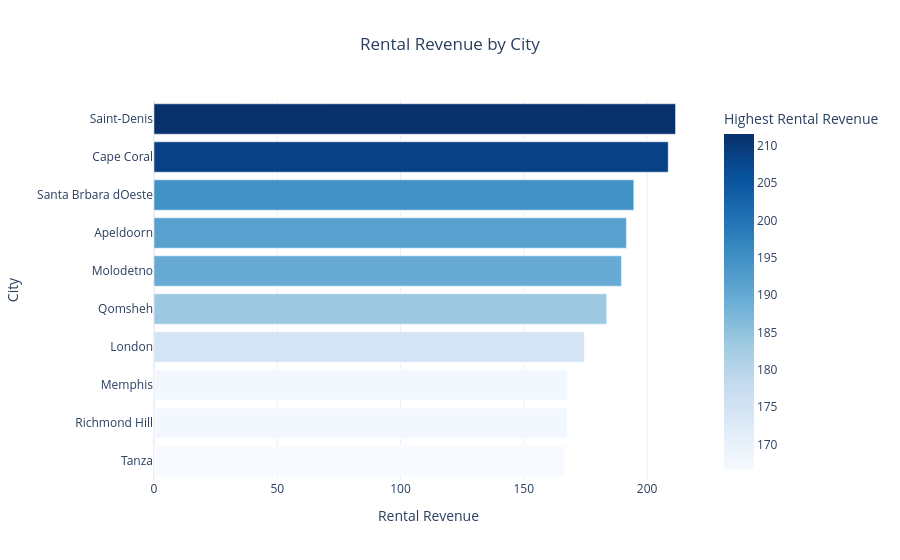

Source (notebook cell):
### Code cell
fig=px.bar(data_frame=df_q10,
           x='Highest Rental Revenue',
           y='City',
           title='Rental Revenue by City',
           color='Highest Rental Revenue',
           color_continuous_scale='Blues'
          )

fig.update_layout(title_x=0.5,
                  template='plotly_white',
                  xaxis_title='Rental Revenue',
                  yaxis_title='City'
                 )

fig.update_yaxes(autorange='reversed')
fig.show()

### Figure 1 — Plotly figure (JSON) as saved in the notebook; plotly's stock layout.template omitted (floating-point values rounded to 4 significant figures)
{"data": [{"alignmentgroup": "True", "hovertemplate": "Highest Rental Revenue=%{marker.color}<br>City=%{y}<extra></extra>", "legendgroup": "", "marker": {"color": [211.6, 208.6, 194.6, 191.6, 189.6, 183.6, 174.5, 167.7, 167.6, 166.6], "coloraxis": "coloraxis", "pattern": {"shape": ""}}, "name": "", "offsetgroup": "", "orientation": "h", "showlegend": false, "textposition": "auto", "type": "bar", "x": [211.6, 208.6, 194.6, 191.6, 189.6, 183.6, 174.5, 167.7, 167.6, 166.6], "xaxis": "x", "y": ["Saint-Denis", "Cape Coral", "Santa Brbara dOeste", "Apeldoorn", "Molodetno", "Qomsheh", "London", "Memphis", "Richmond Hill", "Tanza"], "yaxis": "y"}], "layout": {"autosize": true, "barmode": "relative", "coloraxis": {"colorbar": {"title": {"text": "Highest Rental Revenue"}}, "colorscale": [[0, "rgb(247,251,255)"], [0.125, "rgb(222,235,247)"], [0.25, "rgb(198,219,239)"], [0.375, "rgb(158,202,225)"], [0.5, "rgb(107,174,214)"], [0.625, "rgb(66,146,198)"], [0.75, "rgb(33,113,181)"], [0.875, "rgb(8,81,156)"], [1, "rgb(8,48,107)"]]}, "legend": {"tracegroupgap": 0}, "title": {"text": "Rental Revenue by City", "x": 0.5}, "xaxis": {"anchor": "y", "autorange": true, "domain": [0, 1], "range": [0, 222.7], "title": {"text": "Rental Revenue"}, "type": "linear"}, "yaxis": {"anchor": "x", "autorange": true, "domain": [0, 1], "range": [9.5, -0.5], "title": {"text": "City"}, "type": "category"}}}
